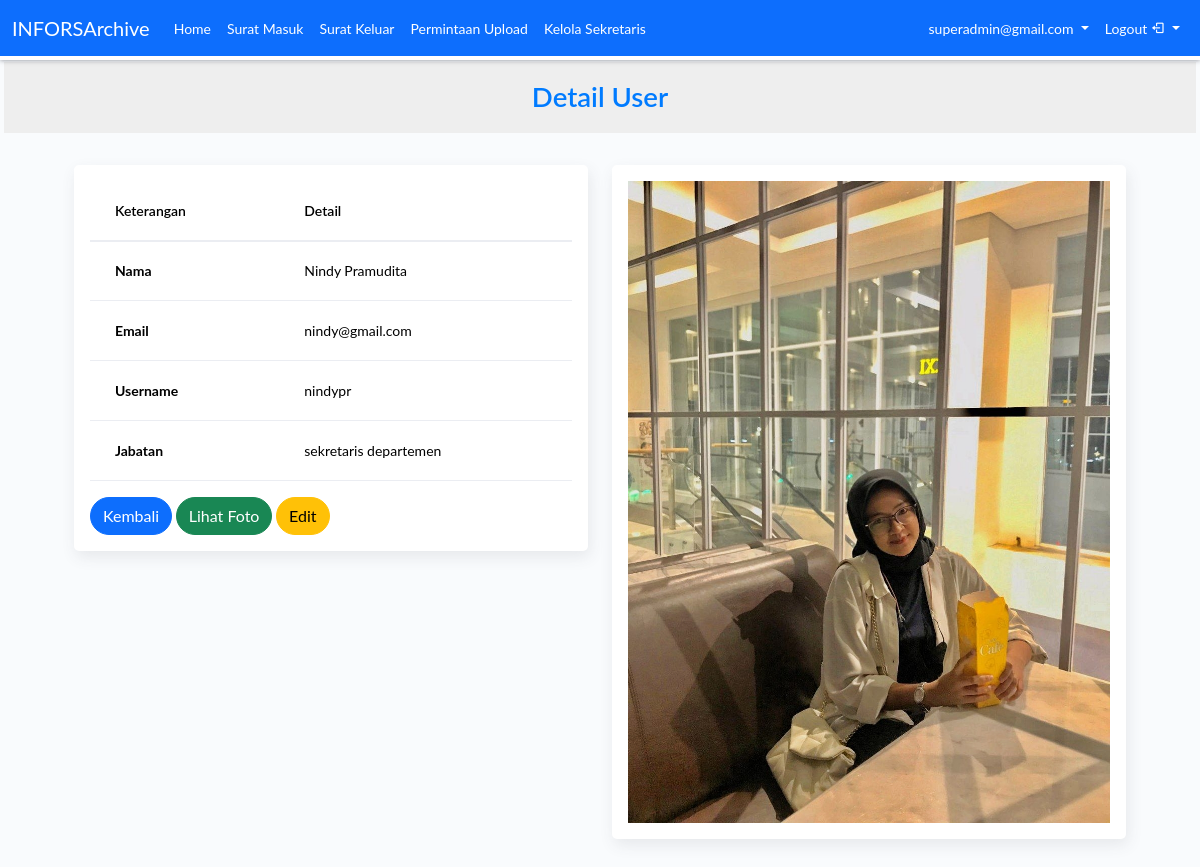
Page /view/superadmin/sekretaris/lihat.php?id=14 (signed in) on the committed database.
### tables this page shows
CREATE TABLE `user` (
  `id` int(11) NOT NULL,
  `nama` varchar(100) NOT NULL,
  `email` varchar(50) NOT NULL,
  `username` varchar(100) NOT NULL,
  `password` varchar(100) NOT NULL,
  `departemen` varchar(50) NOT NULL,
  `jabatan` varchar(50) NOT NULL,
  `foto` varchar(100) NOT NULL
);

### view/superadmin/sekretaris/lihat.php (the view, shortened to what this page needs)
<?php
$id = $_GET['id'];
?>
<!DOCTYPE html>
<html lang="en">
<head>
    <?php include 'admin-header.php'; ?>
</head>
<body>
    <div class="main-panel">
        <div class="content">
            <?php
            include '../../../config/koneksi.php';
            $user = mysqli_query($con, "SELECT * from user WHERE id = $id");
            foreach ($user as $data) {
                $file_name = $data['foto'];
                $file_path = '../../../uploads/' . basename($file_name);
            ?>
                <h1 class="text-center fw-bold mx-1 pt-3 pb-3" style="background: #eee; color: #007bff;">Detail User</h1>
                <div class="container container-fluid">
                    <div class="page-inner">
                        <div class="page-header">
                            <div class="row">
                                <div class="col-md-6">
                                    <div class="card">
                                        <div class="card-body">
                                            <table class="table">
                                                <thead>
                                                    <tr>
                                                        <th scope="col">Keterangan</th>
                                                        <th scope="col">Detail</th>
                                                    </tr>
                                                </thead>
                                                <tbody>
                                                    <tr>
                                                        <th scope="row">Nama</th>
                                                        <td><?php echo $data['nama']; ?></td>
                                                    </tr>
                                                    <tr>
                                                        <th scope="row">Email</th>
                                                        <td><?php echo $data['email']; ?></td>
                                                    </tr>
                                                    <tr>
                                                        <th scope="row">Username</th>
                                                        <td><?php echo $data['username']; ?></td>
                                                    </tr>
                                                    <tr>
                                                        <th scope="row">Jabatan</th>
                                                        <td><?php echo $data['jabatan']; ?></td>
                                                    </tr>
                                                </tbody>
                                            </table>
                                            <div class="text-right">
                                                <a href="../sekretaris.php" class="btn btn-primary btn-rounded" style="border-radius: 20px;">Kembali</a>
                                                <a href="<?php echo $file_path; ?>" class="btn btn-success btn-rounded" style="border-radius: 20px;">Lihat Foto</a>
                                                <a href="edit.php?id=<?php echo $data['id']; ?>" class="btn btn-warning btn-rounded" style="border-radius: 20px;">Edit</a>
                                            </div>
                                        </div>
                                    </div>
                                </div>
                                <div class="col-md-6">
                                    <div class="card">
                                        <div class="card-body">
                                            <?php
                                            if (file_exists($file_path)) {
                                                echo '<img src="' . $file_path . '" class="img-fluid" alt="Foto Profil">';
                                            } else {
                                                echo 'Foto tidak ditemukan';
                                            }
                                            ?>
                                        </div>
                                    </div>
                                </div>
                            </div>
                        </div>
                    </div>
                </div>
            <?php
                }
            ?>
        </div>
    </div>
</body>
</html>

### assets/css/main.css (style rules this page uses)
:root { --footer : linear-gradient(to top, #7e7fd8, #589dda); }
body, h1, .h1, h2, .h2, h3, .h3, h4, .h4, h5, .h5, h6, .h6, p, .navbar, .brand, .btn-simple, .alert, a, .td-name, td, button.close { -moz-osx-font-smoothing: grayscale; -webkit-font-smoothing: antialiased; font-family: 'Lato', sans-serif; }
body { font-size: 14px; color: #575962; }
a { color: #1572E8; }
h1, .h1 { font-size: 1.725rem; }
h1, h2, h3, h4, h5, h6, .h1, .h2, .h3, .h4, .h5, .h6 { line-height: 1.4; }
.fw-bold { font-weight: 600 !important; }
body { min-height: 100vh; position: relative; background: #f9fbfd; }
.main-panel { position: relative; width: calc(100%); height: 100vh; min-height: 100%; float: right; transition: all .3s; margin-top: 62px; }
.page-inner { padding: 1.5rem 0; }
@media (min-width: 576px) { .page-inner { padding-right: 1rem; padding-left: 1rem; } }
@media (min-width: 992px) { .page-inner { padding-right: 2rem; padding-left: 2rem; } }
.card, .card-light { border-radius: 5px; background-color: #ffffff; margin-bottom: 30px; -webkit-box-shadow: 2px 6px 15px 0px rgba(69, 65, 78, 0.1); -moz-box-shadow: 2px 6px 15px 0px rgba(69, 65, 78, 0.1); box-shadow: 2px 6px 15px 0px rgba(69, 65, 78, 0.1); border: 0px; }
.table > thead > tr > th, .table > tbody > tr > th, .table > tfoot > tr > th, .table > thead > tr > td, .table > tbody > tr > td, .table > tfoot > tr > td { vertical-align: middle; }
.table > tbody > tr > td, .table > tbody > tr > th { padding: 8px; }
.table thead th { border-bottom-width: 2px; font-weight: 600; }
.table td, .table th { font-size: 14px; border-top-width: 0px; border-bottom: 1px solid; border-color: #ebedf2 !important; padding: 0 25px !important; height: 60px; vertical-align: middle !important; }

### rows in the picture
user: nama "Nindy Pramudita", email "nindy@gmail.com", username "nindypr", jabatan "sekretaris departemen", foto (picture)

### other values in the picture
$_SESSION['email'] "superadmin@gmail.com"
